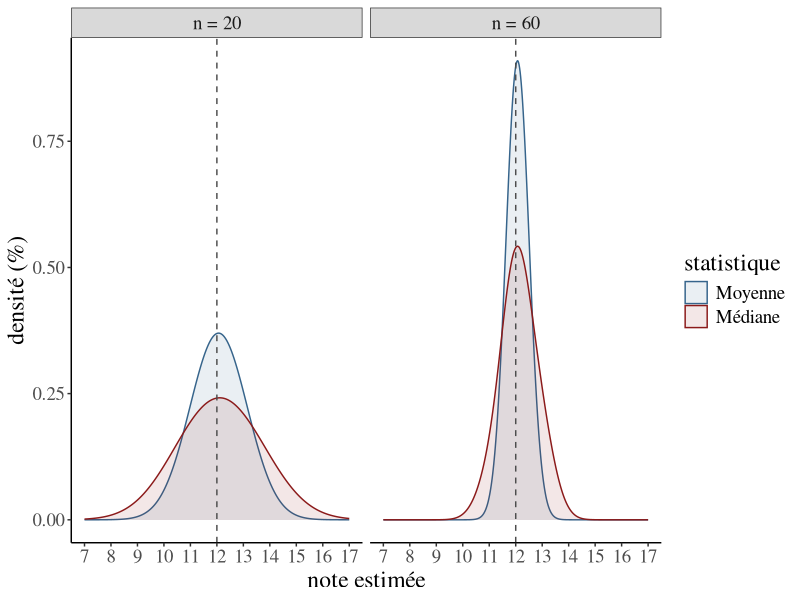

Write the R code that produced this figure.
# Description --------------------------------------------------------------------------------------
# Sampling distribution: Chapter 3

# Setup --------------------------------------------------------------------------------------------
library(data.table)
library(ggplot2)


# Parameters ---------------------------------------------------------------------------------------
set.seed(19)                        # for reproductibility
eDist <- round(rnorm(100, 0, 3), 0) # errors distribution (urns)
trueYmean <- 12                     # beta 0, the true mean of Y
n1 <- 20                            # first sample size of values
n2 <- 60                            # second sample size of values
boots <- 10000                      # number of iterations


# Distributions ------------------------------------------------------------------------------------
# For n1
D1 <- data.table(iteration = rep(1:boots, each = n1))
D1[, edraw := sample(eDist, n1), iteration]
D1[, ye := trueYmean + edraw]

SampD1 <- D1[, .(M = round(mean(ye), 2), Med = round(median(ye), 2)), iteration]
SampDL1 <- data.table(tidyr::gather(SampD1, statistic, value, M:Med))
SampDL1[, statistic := ifelse(statistic == "M", "Mean", "Median")]

# For n2
D2 <- data.table(iteration = rep(1:boots, each = n2))
D2[, edraw := sample(eDist, n2), iteration]
D2[, ye := trueYmean + edraw]

SampD2 <- D2[, .(M = round(mean(ye), 2), Med = round(median(ye), 2)), iteration]
SampDL2 <- data.table(tidyr::gather(SampD2, statistic, value, M:Med))
SampDL2[, statistic := ifelse(statistic == "M", "Mean", "Median")]

# Bind the two tables
SampDL <- rbindlist(list(SampDL1, SampDL2))
SampDL[, n := rep(c(paste0("n = ", n1), paste0("n = ", n2)), each = nrow(SampDL)/2)]


# Plot ---------------------------------------------------------------------------------------------
# APA theme (for plots)
apatheme <- theme_bw() + theme(panel.grid.major = element_blank(),
                               panel.grid.minor = element_blank(),
                               panel.border     = element_blank(),
                               axis.line        = element_line(),
                               text             = element_text(size = 17, family = "serif"))

gg <- ggplot(SampDL, aes(value, y = ..density.., color = statistic, fill = statistic)) +
  geom_density(alpha = .1, adjust = 10) +
  scale_color_manual(labels = c("Moyenne", "Médiane"), values = c("steelblue4", "firebrick4")) +
  scale_fill_manual(labels = c("Moyenne", "Médiane"), values = c("steelblue4", "firebrick4")) +
  scale_x_continuous(limits = c(trueYmean -5, trueYmean + 5), breaks = 0:20) +
  geom_vline(xintercept = trueYmean, linetype = "dashed", color = "grey30") +
  facet_wrap(. ~ n) +
  apatheme +
  labs(x = "note estimée",
       y = "densité (%)",
       fill = "statistique",
       color = "statistique")

plot(gg)
